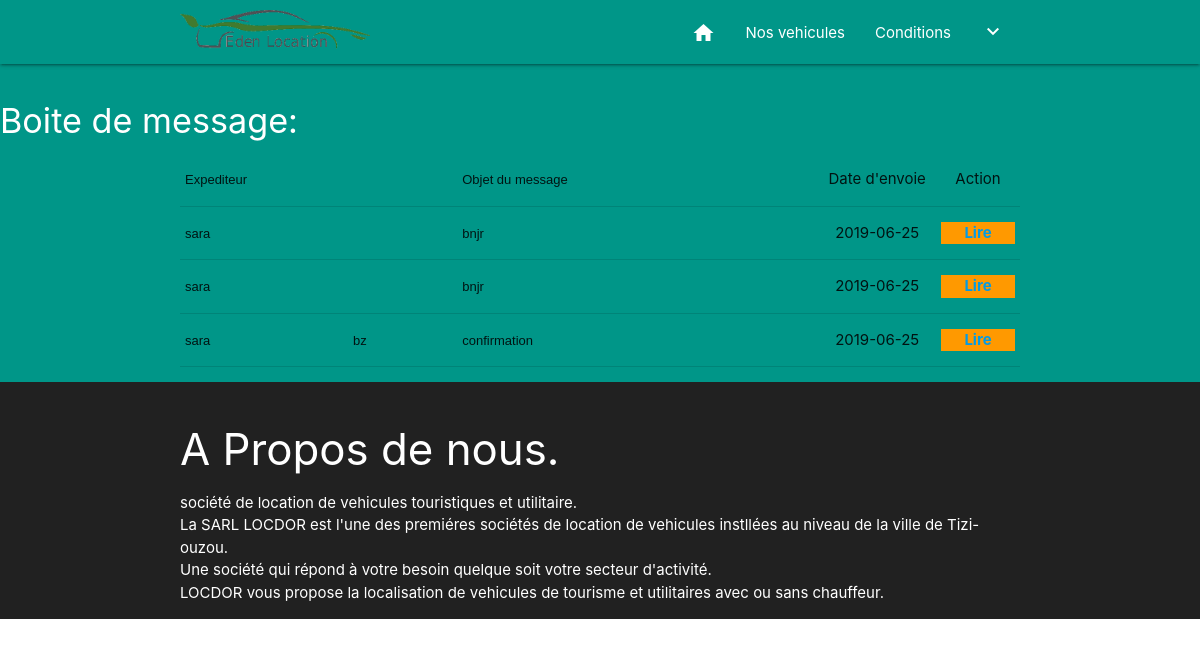
Screenshot of /admin/boite_reception.php with the database file from the repository.
### tables this page shows
CREATE TABLE IF NOT EXISTS `messages` (
  `idclient` int(11) NOT NULL AUTO_INCREMENT,
  `Nom` varchar(60) NOT NULL,
  `Prenom` varchar(60) NOT NULL,
  `Telephone` varchar(15) NOT NULL,
  `Objet` varchar(60) NOT NULL,
  `Message` text NOT NULL,
  `Date` date NOT NULL,
  `Heure` time NOT NULL,
  `lecture` varchar(6) NOT NULL,
  PRIMARY KEY (`idclient`)
);

### admin/boite_reception.php (the view, shortened to what this page needs)
<!DOCTYPE html>
<html lang="en">
<head>
    <link rel="stylesheet" href="../Materialize/css/materialize.min.css">
    <link rel="stylesheet" href="../style.css">
</head>
<body>
    <div class="navbar-fixed">
        <nav class="teal">
            <div class="container">
                <div class="nav-wrapper">
                    <div class="nav-logo">
                        <a href="../index.php" class="band-logo"><img src="../image/Logo.png" alt=""
                                class="logo-image"></a>
                        <ul class="nav-menu right hide-on-med-and-down">
                            <li class="page-accueil">
                                <a href="../index.php" class="waves-effect"><i class="material-icons">home</i></a>
                            </li>
                            <li class="meilleur-offres">
                                <a href="../reservation.php" class="waves-effect">Nos vehicules</a>
                            </li>
                            <li class="bons-recharge">
                                <a href="Conditions.php" class="waves-effect">Conditions </a>
                            </li>
                            <li class="options">
                                <a class='dropdown-trigger' href='#' data-target='options'><i
                                        class="material-icons">keyboard_arrow_down</i></a>
                            </li>
                        </ul>
                    </div>
                </div>
            </div>
        </nav>
    </div>
    <div class="section teal">
    <h4 class="white-text">Boite de message:</h4>
        <div class="container">
            <table width=728 height=27 border=0 align=center>
                <tr>
                    <td width=33%><font face="Verdana,Arial,Helvetica,sans serif" size="2">Expediteur</font></td>
                    <td width=43%><font size="2" face="Verdana,Arial,Helvetica,sans serif">Objet du message</font></td>
                    <td><div align="center">Date d'envoie</div></td>
                    <td width=10%><div align="center" >Action</div></td>
                </tr>
            </table>
   <?php
   $res=include("connexion.php");
   $result=mysqli_query($res,"SELECT * FROM messages ORDER BY date DESC")or die (mysqli_error($res));
   while($row=mysqli_fetch_array($result)){
   $code=$row['idclient'];
   $exp=$row['Nom'];
   $expi=$row['Prenom'];
   $objet=$row['Objet'];
   $date=$row['Date'];
   $lu=$row['lecture'];?>
   <table width=728 height=27 border=1 align=center>
  <?php
    if($lu=="non lu"){
    ?>
<tr  background-color="#99CCFF"><?php }else {?></tr>
<tr background-color="#CCCCCC"><?php } ?>
<td width=20%><font face="Verdana,Arial,Helvetica,sans serif" size="2"><?php echo $exp;?></font></td>
<td width=13%><font face="Verdana,Arial,Helvetica,sans serif" size="2"><?php echo $expi;?></font></td>
<td width=43%><font size="2" face="Verdana,Arial,Helvetica,sans serif"><?php echo $objet;?></font></td>
<td><div align="center"><?php echo $date;?></div></td>
<td width=10%><div align="center" style="background-color:#FF9900"><b><a href="liremsg.php?code=<?php echo $code; ?>">
Lire</a></b></div></td>
    </tr></table>
<?php } ?>
</div>
    </div>
<section class="section footer grey darken-4">
        <div class="container">
            <div class="footer-content">
                <div class="white-text">
                    <h3>A Propos de nous.</h3>
                    <div>société de location de vehicules touristiques et utilitaire.</div>
                    <div> La SARL LOCDOR est l'une des premiéres sociétés de location de vehicules instllées au niveau
                        de
                        la
                        ville de Tizi-ouzou. </div>
                    <div> Une société qui répond à votre besoin quelque soit votre secteur d'activité.</div>
                    <div>LOCDOR vous propose la localisation de vehicules de tourisme et utilitaires avec ou sans
                        chauffeur.</div>
                </div>
            </div>
        </div>
    </section>
</body>
</html>

### style.css (style rules this page uses)
.logo-image { width:190px; height:auto; margin-top:10px; margin-bottom:auto; }
.material-icons { font-family: 'Material Icons'; font-weight: normal; font-style: normal; font-size: 24px; display: inline-block; line-height: 1; text-transform: none; letter-spacing: normal; word-wrap: normal; white-space: nowrap; direction: ltr; -webkit-font-smoothing: antialiased; text-rendering: optimizeLegibility; -moz-osx-font-smoothing: grayscale; font-feature-settings: 'liga'; }

### rows the page displays
messages: Nom "sara", Objet "bnjr", Date "2019-06-25"
messages: Nom "sara", Objet "bnjr", Date "2019-06-25"
messages: Nom "sara", Prenom "bz", Objet "confirmation", Date "2019-06-25"
